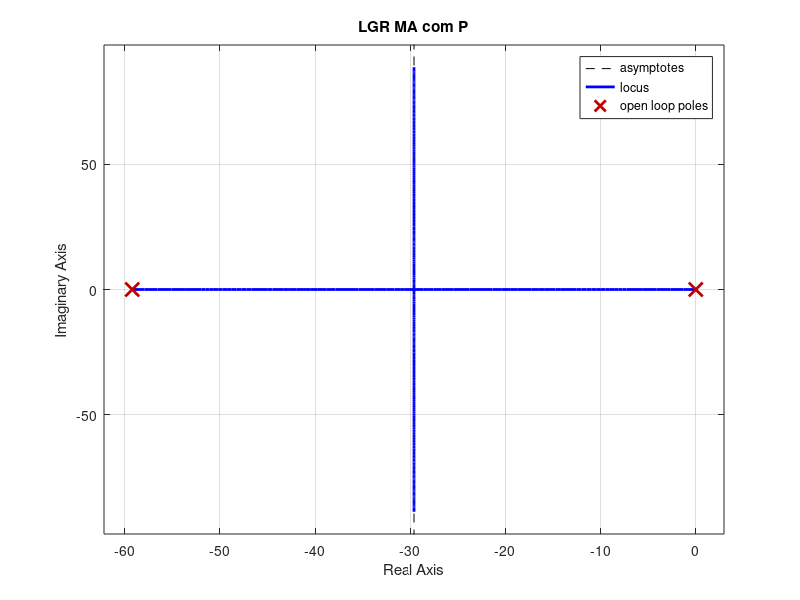
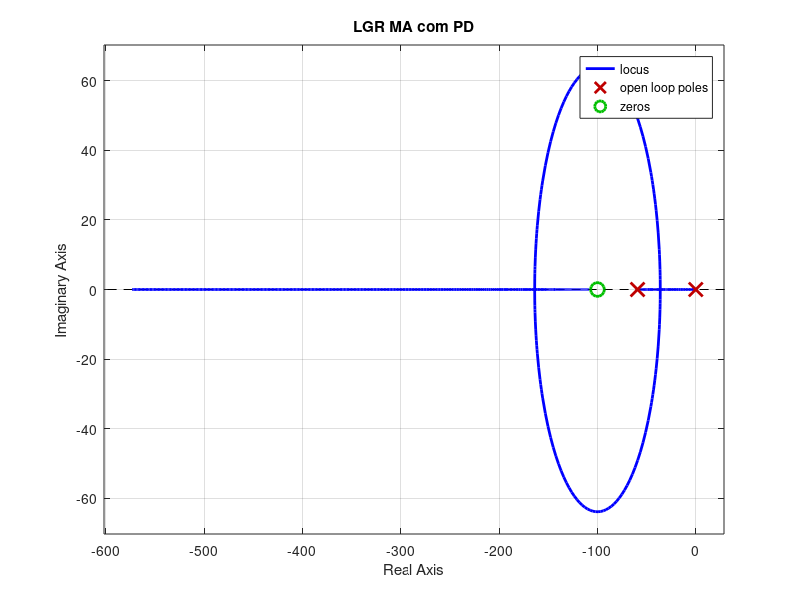
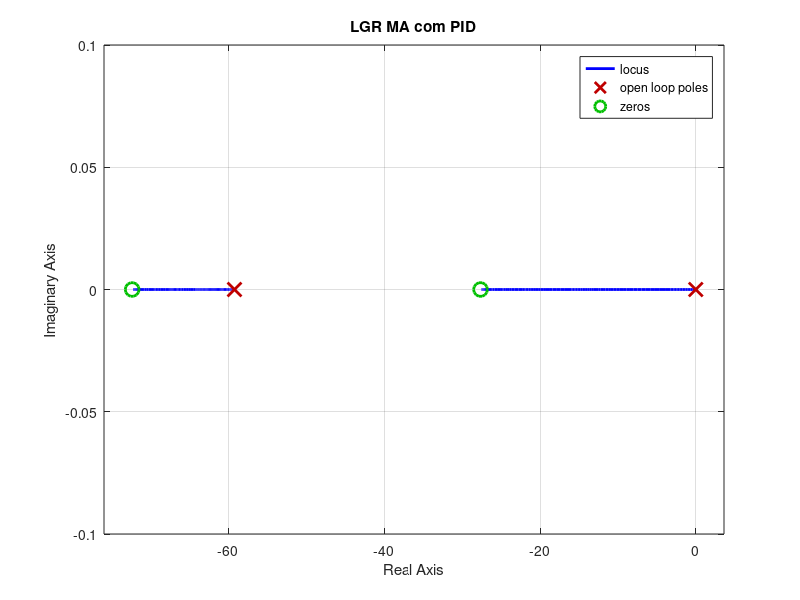

These figures' MATLAB source, in order:
clc
close all
clear

%MA original
Num = [0.0274];
Den = [8.8781*10^-12 1.2914*10^-5 7.6479*10^-4 0];
sysMA = tf(Num,Den);
%figure
%step(sysMA);
%title('Degrau MA original');
%figure
%impulse(sysMA);
%title('Impulso MA original');
%figure
%bode(sysMA);
%title('Bode MA original');
%figure
%rlocus(sysMA);
%title('LGR MA original');

%MA reduzida
Num = [2122];
Den = [1 59.226 0];
sysMA = tf(Num,Den);
%figure
%step(sysMA);
%title('Degrau MA reduzida');
%figure
%rlocus(sysMA);
%title('LGR MA reduzida');

Kp = 5;
Kd = 0.05;
Ki = 100;
%MA reduzida
Num = Kp*[2122];
Den = [1 59.226 0];
sysMA = tf(Num,Den);
figure
rlocus(sysMA);
title('LGR MA com P');

%MA reduzida
Num = conv([Kd Kp],[2122]);
Den = [1 59.226 0];
sysMA = tf(Num,Den);
figure
rlocus(sysMA);
title('LGR MA com PD');

%MA reduzida
Num = conv([Kd Kp Ki],[2122]);
Den = [1 59.226 0];
sysMA = tf(Num,Den);
figure
rlocus(sysMA);
title('LGR MA com PID');